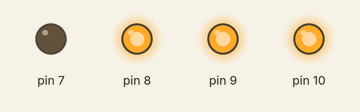
Recording of a sketch running on a simulated Arduino Uno, built with avr-gcc and run on an emulated ATmega328P. Shown: output pins drawn as LEDs (lit = HIGH).

Above: at 0.2 s.
At 1.2 s:
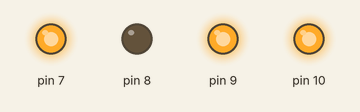
At 2.2 s:
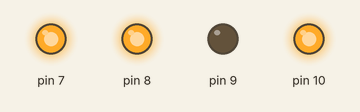
At 3.2 s:
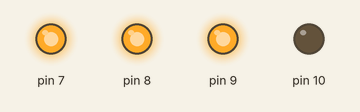
At 4.7 s:
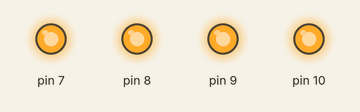
Timing chart, 0 to 5.2 s (numbered marks = the images above):
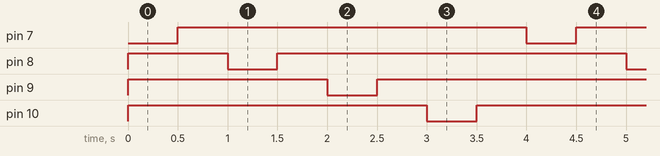

Measured:
- by itself, pin 7–10: alternates HIGH for 3.5 s and LOW for 0.50 s
- by itself, everything shown: repeats every 4.0 s, in 8 steps

The sketch:

example.ino
```cpp
// Demonstrates basic Arduino control of the four relay channels (active LOW) by cycling relays connected to digital pins 7–10 on and off with 500 ms intervals.
//
// Buy this module: https://shillehtek.com/products/4-channel-5v-relay-module
// Full manual: https://shillehtek.com/blogs/shillehtek-product-manuals/4-channel-5v-relay-module-manual
// More examples: https://github.com/shillehbean/shillehtek-examples
//

// 4-Channel 5V Relay Module - Arduino Example
// Active LOW: digitalWrite(pin, LOW) energizes the relay.
// IN pins: 7, 8, 9, 10

void setup() {
  Serial.begin(9600);
  pinMode(7, OUTPUT);
  digitalWrite(7, HIGH);  // start with relay OFF
  pinMode(8, OUTPUT);
  digitalWrite(8, HIGH);  // start with relay OFF
  pinMode(9, OUTPUT);
  digitalWrite(9, HIGH);  // start with relay OFF
  pinMode(10, OUTPUT);
  digitalWrite(10, HIGH);  // start with relay OFF
}

void loop() {
  // Cycle through each relay one by one
  digitalWrite(7, LOW);   // Relay 1 ON
  delay(500);
  digitalWrite(7, HIGH);  // Relay 1 OFF
  delay(500);
  digitalWrite(8, LOW);   // Relay 2 ON
  delay(500);
  digitalWrite(8, HIGH);  // Relay 2 OFF
  delay(500);
  digitalWrite(9, LOW);   // Relay 3 ON
  delay(500);
  digitalWrite(9, HIGH);  // Relay 3 OFF
  delay(500);
  digitalWrite(10, LOW);   // Relay 4 ON
  delay(500);
  digitalWrite(10, HIGH);  // Relay 4 OFF
  delay(500);
}
```
